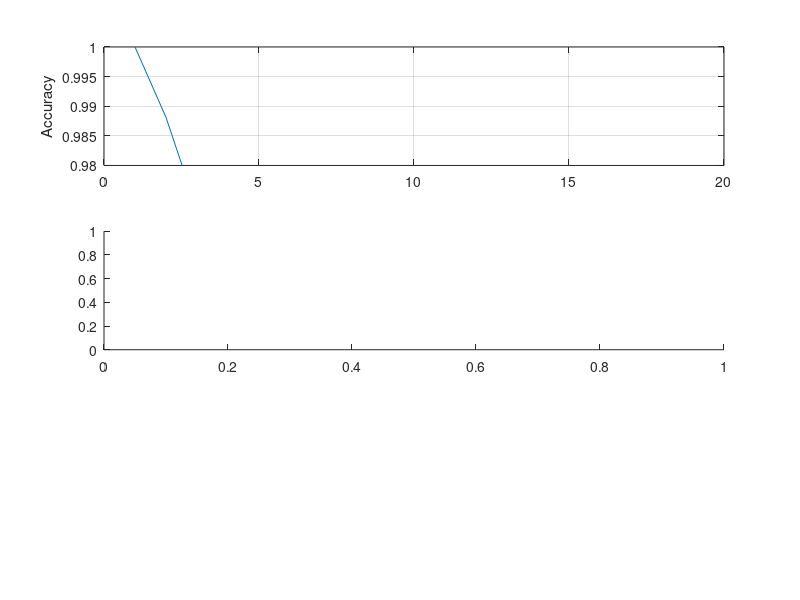

Write MATLAB code to recreate this figure. (Note: this script raises an error after producing the figure.)
clc
clear
load('all_property_result.mat')
load('all_test_accuracy.mat')

x = 1:length(all_test_accuracy);
fig = figure;

subplot(3,1,1)
plot(x, all_test_accuracy,'-')
grid on
ylabel('Accuracy')
ylim([0.98 1.0])

subplot(3,1,2)
hold on
p = all_property_result(:,1);
plot(x, p,'-.')
ylabel({'P1 Unsafe Volume'})
indx0 = find(p==-1.0e-4);
indx1 = find(p~=-1.0e-4);
plot(x, p,'-')
plot(x(indx0), p(indx0),'.b')
plot(x(indx1), p(indx1),'.r')
grid on
hold off

subplot(3,1,3)
hold on
p = all_property_result(:,2);
plot(x, p,'-.')
ylabel({'P2 Unsafe Volume'})
indx0 = find(p==-1.0e-4);
indx1 = find(p~=-1.0e-4);
plot(x, p,'-')
plot(x(indx0), p(indx0),'.b')
plot(x(indx1), p(indx1),'.r')
grid on
hold off


xlabel('Epoch')
